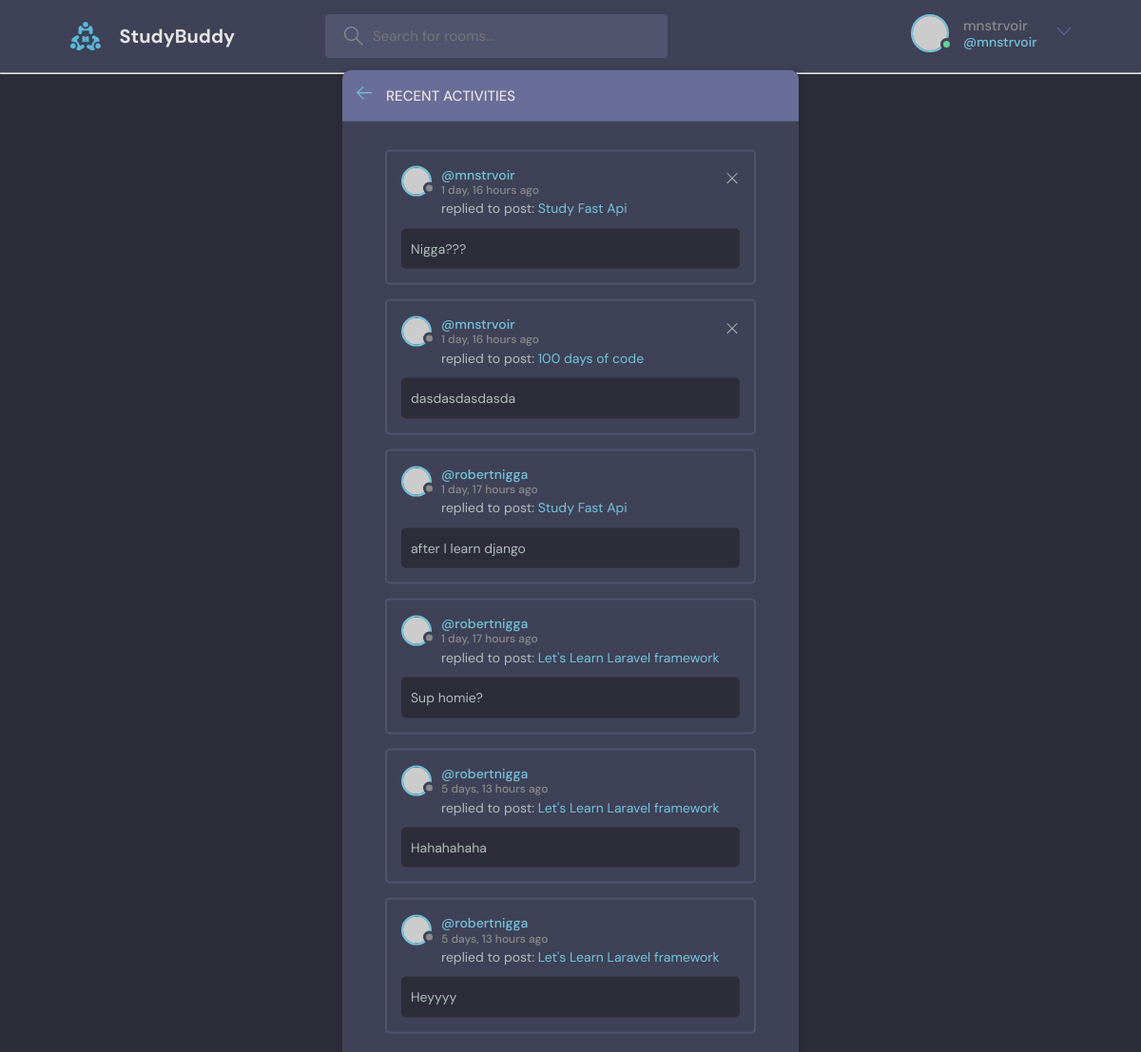
Page /activity/ (signed in) on the committed database.
### base/models.py (models this page shows, shortened)
class Message(models.Model):
    user = models.ForeignKey(User, on_delete=models.CASCADE)
    room = models.ForeignKey(Room, on_delete=models.CASCADE)
    body = models.TextField()
    updated = models.DateTimeField(auto_now=True)
    created = models.DateTimeField(auto_now_add=True)
    class Meta:
        ordering = ['-updated','-created']

class Room(models.Model):
    host = models.ForeignKey(User, on_delete=models.SET_NULL, null=True)
    topic = models.ForeignKey(Topic, on_delete=models.SET_NULL, null=True)
    name = models.CharField(max_length=200)
    description = models.TextField(null=True, blank=True)
    participants = models.ManyToManyField(User, related_name='participants', blank=True)
    updated = models.DateTimeField(auto_now=True)
    created = models.DateTimeField(auto_now_add=True)
    class Meta:
        ordering = ['-updated','-created'] #this makes the newest one would be last
    def __str__(self):
        return self.name

### base/views.py (the view)
# urls.py: path('activity/', views.activityPage, name="activity"),
def activityPage(request):
    room_messages =Message.objects.all()
    return render(request, 'base/activity.html', {'room_messages': room_messages})

### base/templates/base/activity.html (shortened to what this page needs)
{% extends 'main.html' %}
{% block content %}
<main class="layout">
  <div class="container">
    <div class="layout__box">
      <div class="layout__boxHeader">
        <div class="layout__boxTitle">
          <a href="{% url 'home' %}">
            <svg version="1.1" xmlns="http://www.w3.org/2000/svg" width="32" height="32" viewBox="0 0 32 32">
              <title>arrow-left</title>
              <path
                d="M13.723 2.286l-13.723 13.714 13.719 13.714 1.616-1.611-10.96-10.96h27.625v-2.286h-27.625l10.965-10.965-1.616-1.607z">
              </path>
            </svg>
          </a>
          <h3>Recent Activities</h3>
        </div>
      </div>
      <div class="activities-page layout__body">
        {% for message in room_messages %}
        <div class="activities__box">
            <div class="activities__boxHeader roomListRoom__header">
                <a href="{% url 'user-profile' message.user.id %}" class="roomListRoom__author">
                    <div class="avatar avatar--small">
                        <img src="https://randomuser.me/api/portraits/women/11.jpg" />
                    </div>
                    <p>
                        @{{ message.user }}
                        <span>{{ message.created|timesince }} ago</span>
                    </p>
                </a>
                {% if request.user == message.user %}
                <div class="roomListRoom__actions">
                    <a href="{% url 'delete-message' message.id %}">
                        <svg version="1.1" xmlns="http://www.w3.org/2000/svg" width="32" height="32" viewBox="0 0 32 32">
                            <title>remove</title>
                            <path
                                d="M27.314 6.019l-1.333-1.333-9.98 9.981-9.981-9.981-1.333 1.333 9.981 9.981-9.981 9.98 1.333 1.333 9.981-9.98 9.98 9.98 1.333-1.333-9.98-9.98 9.98-9.981z">
                            </path>
                        </svg>
                    </a>
                </div>
                {% endif %}
            </div>
            <div class="activities__boxContent">
                <p>replied to post: <a href="{% url 'room' message.room.id %}">{{ message.room }}</a></p>
                <div class="activities__boxRoomContent">
                    {{ message.body }}
                </div>
            </div>
        </div>
        {% endfor %}
      </div>
    </div>
  </div>
</main>
{% endblock content %}

### templates/navbar.html (shortened to what this page needs)
{% load static %}
<header class="header header--loggedIn">
    <div class="container">
        <a href="{% url 'home' %}" class="header__logo">
            <img src="{% static 'images/logo.svg' %}" />
            <h1>StudyBuddy</h1>
        </a>
        <form class="header__search" method="GET" action="{% url 'home' %}">
            <label>
                <input type="text" name="q" placeholder="Search for rooms..." />
            </label>
        </form>
        <nav class="header__menu">
            {% if request.user.is_authenticated %}
            <div class="header__user">
                <a href="{% url 'update-user' %}">
                    <div class="avatar avatar--medium active">
                        <img src="https://randomuser.me/api/portraits/men/37.jpg" />
                    </div>
                    <p>{{ request.user.username }} <span>@{{ request.user.username }}</span></p>
                </a>
                <button class="dropdown-button">
                    <svg version="1.1" xmlns="http://www.w3.org/2000/svg" width="32" height="32" viewBox="0 0 32 32">
                        <title>chevron-down</title>
                        <path d="M16 21l-13-13h-3l16 16 16-16h-3l-13 13z"></path>
                    </svg>
                </button>
            </div>
            {% else %}
            <a href="{% url 'login' %}">
                <img src="{% static 'images/avatar.svg' %}" />
                <p>Login</p>
            </a>
            {% endif %}
        </nav>
    </div>
</header>

### rows in the picture
Message: user "mnstrvoir", created "1 day, 16 hours", room "Study Fast Api", body "Nigga???"
Message: user "mnstrvoir", created "1 day, 16 hours", room "100 days of code", body "dasdasdasdasda"
Message: user "robertnigga", created "1 day, 17 hours", room "Study Fast Api", body "after I learn django"
Message: user "robertnigga", created "1 day, 17 hours", room "Let's Learn Laravel framework", body "Sup homie?"
Message: user "robertnigga", created "5 days, 13 hours", room "Let's Learn Laravel framework", body "Hahahahaha"
Message: user "robertnigga", created "5 days, 13 hours", room "Let's Learn Laravel framework", body "Heyyyy"

### other values in the picture
{{ request.user.username }} "mnstrvoir"
